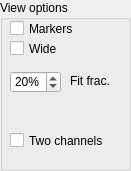
      <widget class="QGroupBox" name="viewgroupBox">
       <property name="geometry">
        <rect>
         <x>270</x>
         <y>420</y>
         <width>131</width>
         <height>171</height>
        </rect>
       </property>
       <property name="font">
        <font>
         <family>Arial</family>
        </font>
       </property>
       <property name="title">
        <string>View options</string>
       </property>
       <widget class="QCheckBox" name="markerCheck">
        <property name="geometry">
         <rect>
          <x>10</x>
          <y>20</y>
          <width>70</width>
          <height>17</height>
         </rect>
        </property>
        <property name="font">
         <font>
          <family>Arial</family>
         </font>
        </property>
        <property name="text">
         <string>Markers</string>
        </property>
       </widget>
       <widget class="QLabel" name="label_16">
        <property name="geometry">
         <rect>
          <x>70</x>
          <y>73</y>
          <width>61</width>
          <height>16</height>
         </rect>
        </property>
        <property name="font">
         <font>
          <family>Arial</family>
         </font>
        </property>
        <property name="text">
         <string>Fit frac.</string>
        </property>
       </widget>
       <widget class="QSpinBox" name="fwfBox">
        <property name="geometry">
         <rect>
          <x>10</x>
          <y>71</y>
          <width>51</width>
          <height>22</height>
         </rect>
        </property>
        <property name="font">
         <font>
          <family>Arial</family>
         </font>
        </property>
        <property name="toolTip">
         <string>For risetime and calibration</string>
        </property>
        <property name="accelerated">
         <bool>true</bool>
        </property>
        <property name="suffix">
         <string>%</string>
        </property>
        <property name="minimum">
         <number>1</number>
        </property>
        <property name="maximum">
         <number>99</number>
        </property>
        <property name="value">
         <number>20</number>
        </property>
       </widget>
       <widget class="QCheckBox" name="wideCheck">
        <property name="enabled">
         <bool>true</bool>
        </property>
        <property name="geometry">
         <rect>
          <x>10</x>
          <y>40</y>
          <width>71</width>
          <height>17</height>
         </rect>
        </property>
        <property name="font">
         <font>
          <family>Arial</family>
          <italic>false</italic>
          <strikeout>false</strikeout>
         </font>
        </property>
        <property name="text">
         <string>Wide</string>
        </property>
        <property name="checkable">
         <bool>true</bool>
        </property>
       </widget>
       <widget class="QCheckBox" name="twochanCheck">
        <property name="geometry">
         <rect>
          <x>10</x>
          <y>132</y>
          <width>111</width>
          <height>17</height>
         </rect>
        </property>
        <property name="font">
         <font>
          <family>Arial</family>
         </font>
        </property>
        <property name="text">
         <string>Two channels</string>
        </property>
       </widget>
      </widget>
